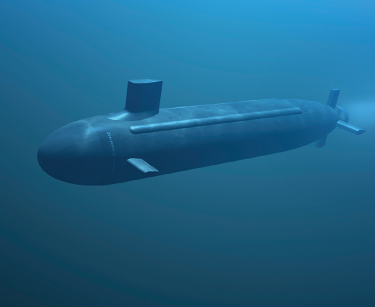
#> input picture data/submarine.bmp, 375 x 307 px
$ jupyter execute 'Unsharp Masking.ipynb'
#> lines starting #> are read from the running program, lines starting #| are printed output that depends on the picture
https://juejin.cn/post/6844904199285637127#comment

[cell 1]
import numpy as np
import cv2

I = cv2.imread('./data/submarine.bmp')
#> I is the input picture: shape (307, 375, 3); mean B, G, R 136.3, 99.7, 29.4

sigma = 3
kernel_size = (0,0)
L = cv2.GaussianBlur(I, kernel_size, sigma)
H = cv2.subtract(I, L)
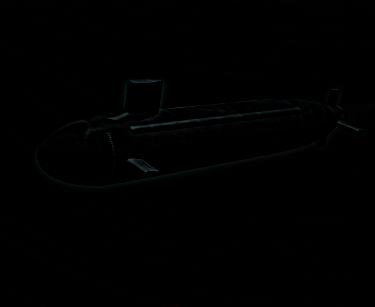
#> H: shape (307, 375, 3); mean B, G, R 0.8, 0.7, 0.8

a = 1.5

#addWeighted可以用于两个图像的带权相加,第一个参数是图像1,第二个参数是图像1的权值alpha,第三个参数是图像2,第4个参数是图像2的权值beta,新图像的结果可表示为dst(I)=saturate(src1(I)∗alpha+src2(I)∗beta+gamma)。
#alpha和beta的关系并不要求二者的和为1
O = cv2.addWeighted(I, 1, H, a, 0)

cv2.imshow('I', I)
cv2.imshow('L', L)
cv2.imshow('H', H)
cv2.imshow('O', O)
while(cv2.waitKey(0) == 27):
#> (key Esc is pressed here)
    cv2.destroyAllWindows()
    break


$ run again, with data/cat.bmp copied over data/submarine.bmp
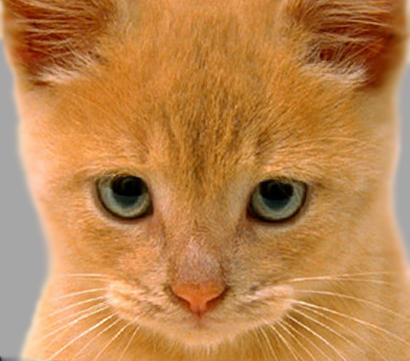
#> input picture data/cat.bmp, 410 x 361 px
#> I is the input picture: shape (361, 410, 3); mean B, G, R 77.1, 132.5, 188.3
#> `H = cv2.subtract(I, L)`:
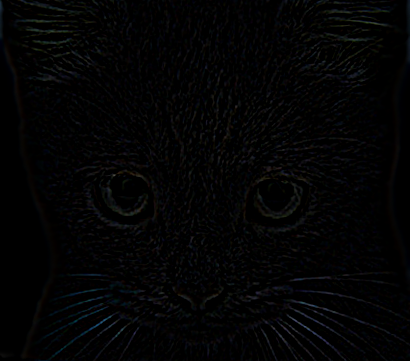
#> H: shape (361, 410, 3); mean B, G, R 3.8, 3.4, 3.2
#> `O = cv2.addWeighted(I, 1, H, a, 0)`:
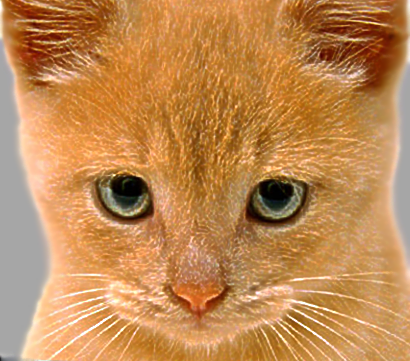
#> O: shape (361, 410, 3); mean B, G, R 82.8, 137.5, 192.7
